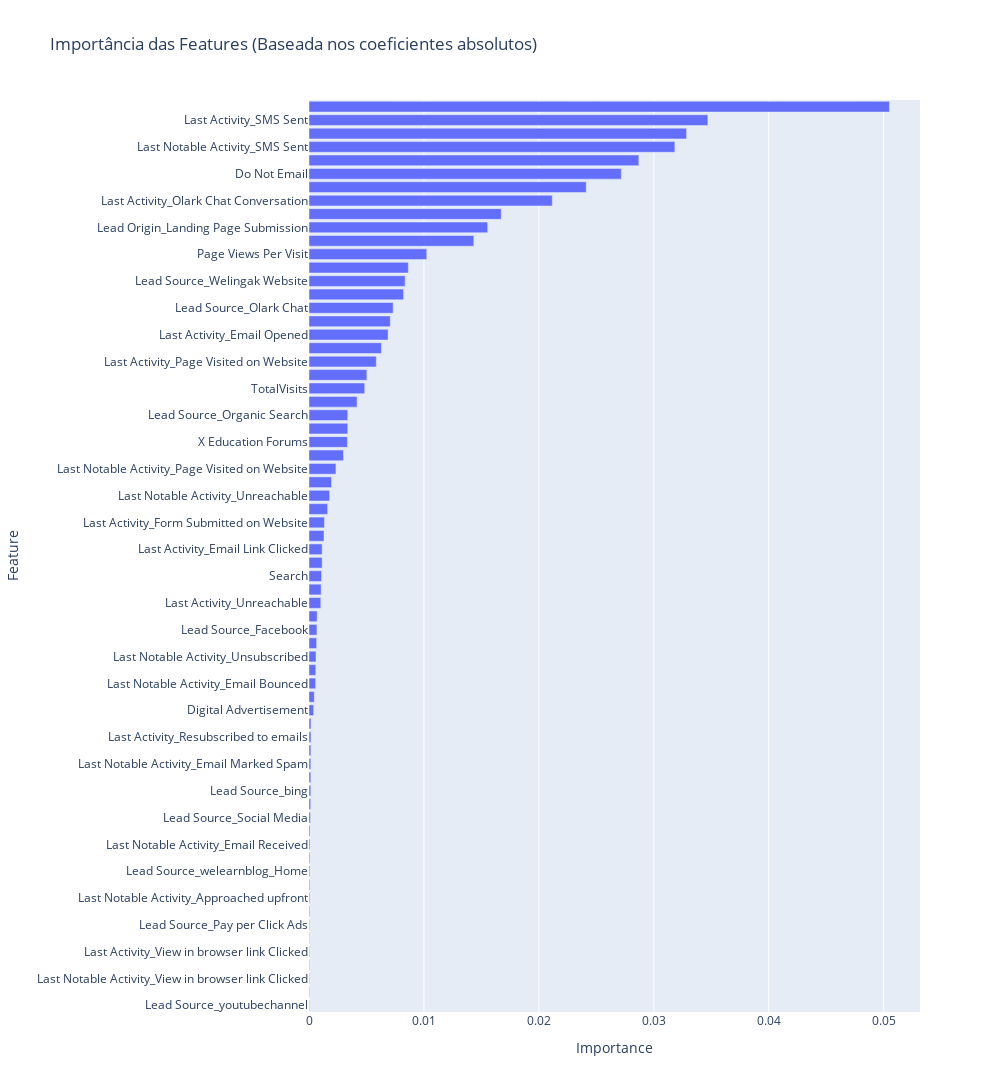

The notebook cell saved with this chart:
### Code cell
# Plotar o gráfico de importância

fig = px.bar(df_feature_importances,
             x='Importance',
             y='Feature',
             orientation='h',
             title='Importância das Features (Baseada nos coeficientes absolutos)'
)

fig.update_layout(height=1280,width=1000,yaxis={'categoryorder': 'total ascending'})
fig.show()

### Figure 1 — Plotly figure (JSON) as saved in the notebook; plotly's stock layout.template omitted (floating-point values rounded to 4 significant figures)
{"data": [{"hovertemplate": "Importance=%{x}<br>Feature=%{y}<extra></extra>", "legendgroup": "", "marker": {"color": "#636efa", "pattern": {"shape": ""}}, "name": "", "orientation": "h", "showlegend": false, "textposition": "auto", "type": "bar", "x": [4.053e-05, 4.119e-05, 4.153e-05, 4.177e-05, 4.178e-05, 4.245e-05, 4.299e-05, 6.085e-05, 6.598e-05, 6.779e-05, 6.883e-05, 7.113e-05, 8.487e-05, 8.692e-05, 0.0001304, 0.000147, 0.0001554, 0.0001599, 0.0001599, 0.0001617, 0.0001724, 0.0001724, 0.0004059, 0.0004624, 0.0005772, 0.0005901, 0.000611, 0.0006644, 0.0006906, 0.0007056, 0.001024, 0.001056, 0.00109, 0.001141, 0.001143, 0.001308, 0.001343, 0.001619, 0.001792, 0.001955, 0.002344, 0.002999, 0.003342, 0.003372, 0.003373, 0.004184, 0.004847, 0.005036, 0.005856, 0.006301, 0.006881, 0.007071, 0.007319, 0.008227, 0.008362, 0.008639, 0.01024, 0.01434, 0.01555, 0.01672, 0.02116, 0.02412, 0.02717, 0.0287, 0.03183, 0.03285, 0.0347, 0.0505], "xaxis": "x", "y": ["Lead Source_youtubechannel", "Last Activity_Visited Booth in Tradeshow", "Last Notable Activity_View in browser link Clicked", "Last Notable Activity_Form Submitted on Website", "Last Activity_View in browser link Clicked", "Lead Source_testone", "Lead Source_Pay per Click Ads", "Lead Source_WeLearn", "Last Notable Activity_Approached upfront", "Lead Source_NC_EDM", "Lead Source_welearnblog_Home", "Lead Source_Live Chat", "Last Notable Activity_Email Received", "Lead Source_blog", "Lead Source_Social Media", "Lead Source_Click2call", "Lead Source_bing", "Last Activity_Email Marked Spam", "Last Notable Activity_Email Marked Spam", "Last Activity_Email Received", "Last Activity_Resubscribed to emails", "Last Notable Activity_Resubscribed to emails", "Digital Advertisement", "Last Activity_Approached upfront", "Last Notable Activity_Email Bounced", "Lead Origin_Lead Import", "Last Notable Activity_Unsubscribed", "Last Activity_Unsubscribed", "Lead Source_Facebook", "Last Notable Activity_Email Link Clicked", "Last Activity_Unreachable", "Last Notable Activity_Had a Phone Conversation", "Search", "Lead Source_Referral Sites", "Last Activity_Email Link Clicked", "Newspaper Article", "Last Activity_Form Submitted on Website", "Last Activity_Had a Phone Conversation", "Last Notable Activity_Unreachable", "Last Notable Activity_Email Opened", "Last Notable Activity_Page Visited on Website", "Through Recommendations", "X Education Forums", "Newspaper", "Lead Source_Organic Search", "Last Notable Activity_Olark Chat Conversation", "TotalVisits", "Do Not Call", "Last Activity_Page Visited on Website", "Lead Source_Google", "Last Activity_Email Opened", "Last Activity_Email Bounced", "Lead Source_Olark Chat", "A free copy of Mastering The Interview", "Lead Source_Welingak Website", "Last Activity_Converted to Lead", "Page Views Per Visit", "Lead Source_Direct Traffic", "Lead Origin_Landing Page Submission", "Lead Origin_API", "Last Activity_Olark Chat Conversation", "Lead Source_Reference", "Do Not Email", "Last Notable Activity_Modified", "Last Notable Activity_SMS Sent", "Lead Origin_Lead Add Form", "Last Activity_SMS Sent", "Total Time Spent on Website"], "yaxis": "y"}], "layout": {"barmode": "relative", "height": 1280, "legend": {"tracegroupgap": 0}, "title": {"text": "Importância das Features (Baseada nos coeficientes absolutos)"}, "width": 1000, "xaxis": {"anchor": "y", "domain": [0, 1], "title": {"text": "Importance"}}, "yaxis": {"anchor": "x", "categoryorder": "total ascending", "domain": [0, 1], "title": {"text": "Feature"}}}}
